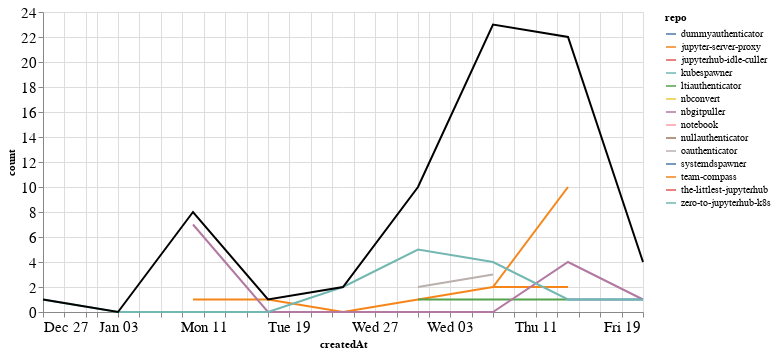

The code cell stored with this chart in its notebook:
### Markdown cell above
### Comments

### Code cell
comments_time = comments.groupby('repo').resample('W', on='createdAt').count()['author'].reset_index()
comments_time = comments_time.rename(columns={'author': 'count'})
comments_time_total = comments_time.groupby('createdAt').agg({"count": "sum"}).reset_index()
ch1 = alt.Chart(comments_time, width=600).mark_line().encode(
    x='createdAt',
    y='count',
    color='repo',
    tooltip="repo"
)

ch2 = alt.Chart(comments_time_total, width=600).mark_line(color="black").encode(
    x='createdAt',
    y='count',
)

ch1 + ch2

### Figure 1 — Vega-Lite specification as saved in the notebook (floating-point values rounded to 4 significant figures)
{"config": {"axisLeft": {"labelFontSize": 15}, "axisBottom": {"labelFontSize": 15}}, "layer": [{"data": {"name": "data-ff031444481f441e64d7fb8b5395a939"}, "mark": "line", "encoding": {"color": {"type": "nominal", "field": "repo"}, "tooltip": {"type": "nominal", "field": "repo"}, "x": {"type": "temporal", "field": "createdAt"}, "y": {"type": "quantitative", "field": "count"}}, "width": 600}, {"data": {"name": "data-13c579e6bda5576c8c286908a3902240"}, "mark": {"type": "line", "color": "black"}, "encoding": {"x": {"type": "temporal", "field": "createdAt"}, "y": {"type": "quantitative", "field": "count"}}, "width": 600}], "$schema": "https://vega.github.io/schema/vega-lite/v4.8.1.json", "datasets": {"data-ff031444481f441e64d7fb8b5395a939": [{"repo": "dummyauthenticator", "createdAt": "2021-02-14T00:00:00", "count": 1}, {"repo": "jupyter-server-proxy", "createdAt": "2021-01-10T00:00:00", "count": 1}, {"repo": "jupyter-server-proxy", "createdAt": "2021-01-17T00:00:00", "count": 1}, {"repo": "jupyter-server-proxy", "createdAt": "2021-01-24T00:00:00", "count": 0}, {"repo": "jupyter-server-proxy", "createdAt": "2021-01-31T00:00:00", "count": 1}, {"repo": "jupyter-server-proxy", "createdAt": "2021-02-07T00:00:00", "count": 2}, {"repo": "jupyter-server-proxy", "createdAt": "2021-02-14T00:00:00", "count": 2}, {"repo": "jupyterhub-idle-culler", "createdAt": "2021-01-31T00:00:00", "count": 1}, {"repo": "kubespawner", "createdAt": "2021-02-21T00:00:00", "count": 1}, {"repo": "ltiauthenticator", "createdAt": "2021-01-31T00:00:00", "count": 1}, {"repo": "ltiauthenticator", "createdAt": "2021-02-07T00:00:00", "count": 1}, {"repo": "ltiauthenticator", "createdAt": "2021-02-14T00:00:00", "count": 1}, {"repo": "nbconvert", "createdAt": "2021-02-07T00:00:00", "count": 9}, {"repo": "nbgitpuller", "createdAt": "2021-01-10T00:00:00", "count": 7}, {"repo": "nbgitpuller", "createdAt": "2021-01-17T00:00:00", "count": 0}, {"repo": "nbgitpuller", "createdAt": "2021-01-24T00:00:00", "count": 0}, {"repo": "nbgitpuller", "createdAt": "2021-01-31T00:00:00", "count": 0}, {"repo": "nbgitpuller", "createdAt": "2021-02-07T00:00:00", "count": 0}, {"repo": "nbgitpuller", "createdAt": "2021-02-14T00:00:00", "count": 4}, {"repo": "nbgitpuller", "createdAt": "2021-02-21T00:00:00", "count": 1}, {"repo": "notebook", "createdAt": "2021-02-07T00:00:00", "count": 2}, {"repo": "nullauthenticator", "createdAt": "2021-02-14T00:00:00", "count": 1}, {"repo": "oauthenticator", "createdAt": "2021-01-31T00:00:00", "count": 2}, {"repo": "oauthenticator", "createdAt": "2021-02-07T00:00:00", "count": 3}, {"repo": "systemdspawner", "createdAt": "2021-02-14T00:00:00", "count": 1}, {"repo": "systemdspawner", "createdAt": "2021-02-21T00:00:00", "count": 1}, {"repo": "team-compass", "createdAt": "2021-02-07T00:00:00", "count": 2}, {"repo": "team-compass", "createdAt": "2021-02-14T00:00:00", "count": 10}, {"repo": "the-littlest-jupyterhub", "createdAt": "2021-02-14T00:00:00", "count": 1}, {"repo": "zero-to-jupyterhub-k8s", "createdAt": "2020-12-27T00:00:00", "count": 1}, {"repo": "zero-to-jupyterhub-k8s", "createdAt": "2021-01-03T00:00:00", "count": 0}, {"repo": "zero-to-jupyterhub-k8s", "createdAt": "2021-01-10T00:00:00", "count": 0}, {"repo": "zero-to-jupyterhub-k8s", "createdAt": "2021-01-17T00:00:00", "count": 0}, {"repo": "zero-to-jupyterhub-k8s", "createdAt": "2021-01-24T00:00:00", "count": 2}, {"repo": "zero-to-jupyterhub-k8s", "createdAt": "2021-01-31T00:00:00", "count": 5}, {"repo": "zero-to-jupyterhub-k8s", "createdAt": "2021-02-07T00:00:00", "count": 4}, {"repo": "zero-to-jupyterhub-k8s", "createdAt": "2021-02-14T00:00:00", "count": 1}, {"repo": "zero-to-jupyterhub-k8s", "createdAt": "2021-02-21T00:00:00", "count": 1}], "data-13c579e6bda5576c8c286908a3902240": [{"createdAt": "2020-12-27T00:00:00", "count": 1}, {"createdAt": "2021-01-03T00:00:00", "count": 0}, {"createdAt": "2021-01-10T00:00:00", "count": 8}, {"createdAt": "2021-01-17T00:00:00", "count": 1}, {"createdAt": "2021-01-24T00:00:00", "count": 2}, {"createdAt": "2021-01-31T00:00:00", "count": 10}, {"createdAt": "2021-02-07T00:00:00", "count": 23}, {"createdAt": "2021-02-14T00:00:00", "count": 22}, {"createdAt": "2021-02-21T00:00:00", "count": 4}]}}
